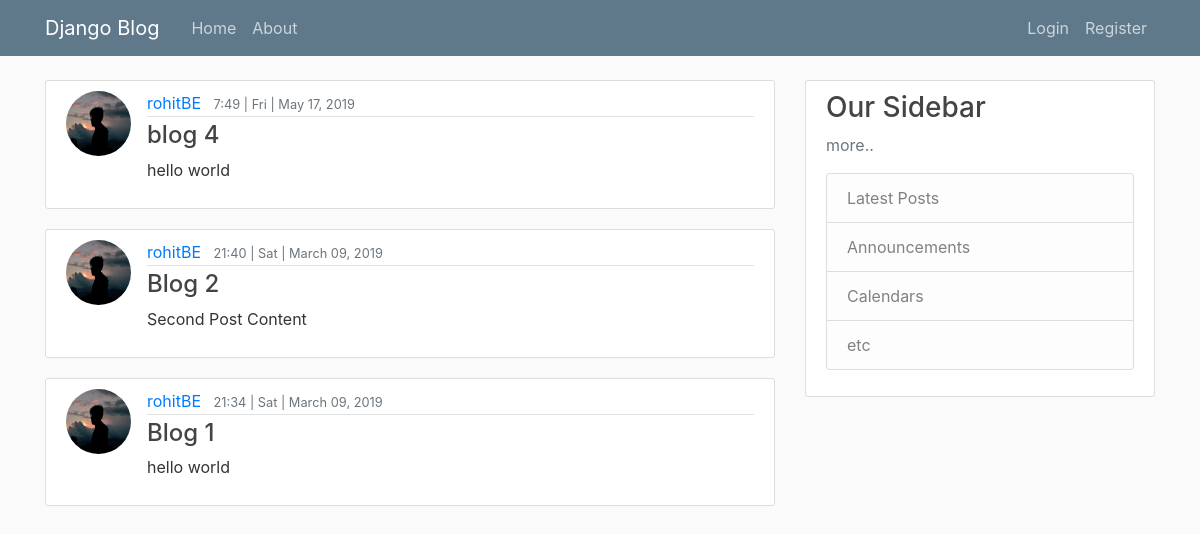
Before: / with the older database file.
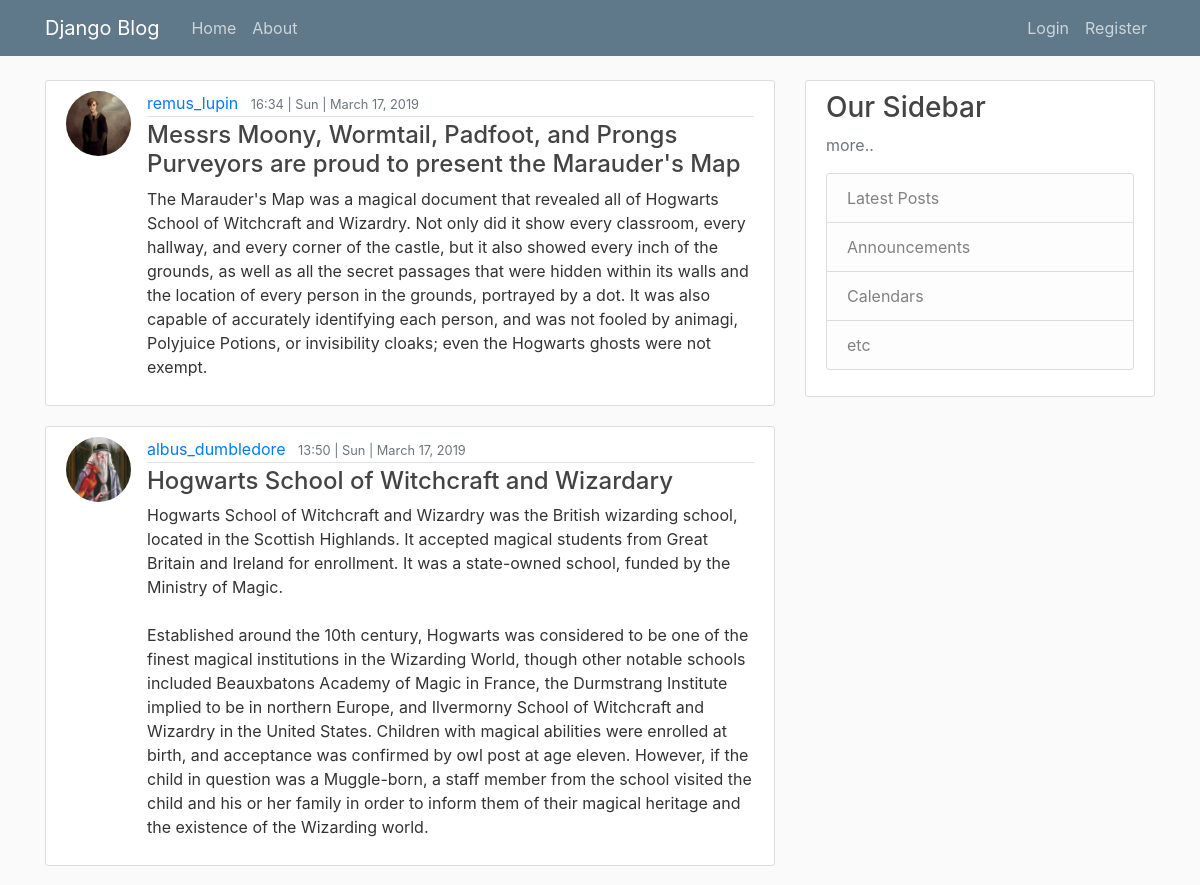
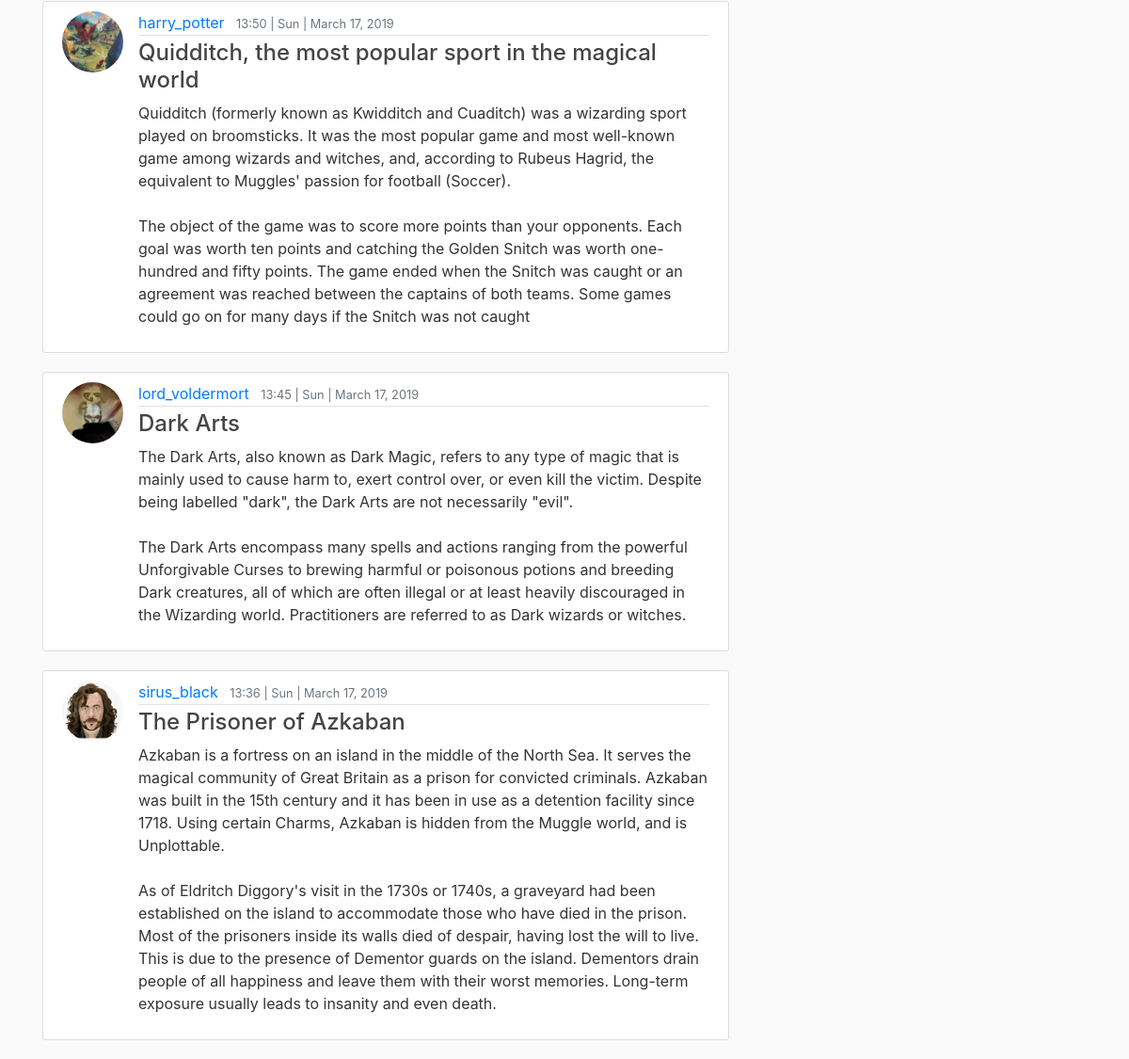
After: the same page with the newer database file (2 pictures, top to bottom).
### blog/models.py (models this page shows, shortened)
class Post(models.Model):
	title = models.CharField(max_length=100)
	content = models.TextField()
	date_posted = models.DateTimeField(default=timezone.now)
	author = models.ForeignKey(User, on_delete=models.CASCADE)

### users/models.py (models this page shows, shortened)
class Profile(models.Model):
	user = models.OneToOneField(User, on_delete=models.CASCADE)
	image = models.ImageField(default='default.png', upload_to='profile_pics')

### blog/views.py (the view)
# urls.py: path('', PostListView.as_view(), name='blog-home'),
class PostListView(ListView):
	model = Post
	template_name = 'blog/home.html'
	context_object_name = 'posts'
	ordering = ['-date_posted']
	paginate_by = 5

### blog/templates/blog/home.html
{% extends "blog/base.html" %}
{% block content %}
	{% for post in posts %}
	<article class="media content-section">
		<img class="rounded-circle article-img" src="{{ post.author.profile.image.url}}">
		<div class="media-body">
			<div class="article-metadata">
				<a class="mr-2" href="#">{{post.author }}</a>
				<small class="text-muted">{{ post.date_posted|date:"G:i | D | F d, Y" }}</small>
			</div>
			<h4><a class="article-title" href="{% url 'post-detail' post.id %}">{{ post.title }}</a></h4>
			<p class="article-content">{{ post.content }}</p>
		</div>
	</article>
	{% endfor %}
{% endblock content %}

### blog/templates/blog/base.html (shortened to what this page needs)
{% load static %}
<!DOCTYPE html>
<html>
<head>
    <link rel="stylesheet" href="https://stackpath.bootstrapcdn.com/bootstrap/4.3.1/css/bootstrap.min.css">
    <link rel="stylesheet" type="text/css" href="{% static 'blog/main.css' %}"/>
</head>
<body>
	<header class="site-header">
  	<nav class="navbar navbar-expand-md navbar-dark bg-steel fixed-top">
    <div class="container">
      <a class="navbar-brand mr-4" href="/">Django Blog</a>
      <div class="collapse navbar-collapse" id="navbarToggle">
        <div class="navbar-nav mr-auto">
          <a class="nav-item nav-link" href="/">Home</a>
          <a class="nav-item nav-link" href="/about">About</a>
        </div>
        <div class="navbar-nav">
          {% if user.is_authenticated %}
            <a class="nav-item nav-link" href="{% url 'post-create' %}">Add Post</a>
            <a class="nav-item nav-link" href="{% url 'profile' %}">Profile</a>
            <a class="nav-item nav-link" href="{% url 'logout' %}">Logout</a>
          {% else %}
            <a class="nav-item nav-link" href="{% url 'login' %}">Login</a>
            <a class="nav-item nav-link" href="{% url 'register' %}">Register</a>
          {% endif %}
        </div>
      </div>
    </div>
  </nav>
</header>
	<main role="main" class="container">
  <vdiv class="row">
    <div class="col-md-8">
      {% block content %}{% endblock %}
    </div>
    <div class="col-md-4">
      <div class="content-section">
        <h3>Our Sidebar</h3>
        <p class='text-muted'>more..
          <ul class="list-group">
            <li class="list-group-item list-group-item-light">Latest Posts</li>
            <li class="list-group-item list-group-item-light">Announcements</li>
            <li class="list-group-item list-group-item-light">Calendars</li>
            <li class="list-group-item list-group-item-light">etc</li>
          </ul>
        </p>
      </div>
    </div>
</main>
</body>
</html>

### blog/static/blog/main.css (style rules this page uses)
body { background: #fafafa; color: #333333; margin-top: 5rem; }
h1, h2, h3, h4, h5, h6 { color: #444444; }
ul { margin: 0; }
.bg-steel { background-color: #5f788a; }
.site-header .navbar-nav .nav-link { color: #cbd5db; }
.content-section { background: #ffffff; padding: 10px 20px; border: 1px solid #dddddd; border-radius: 3px; margin-bottom: 20px; }
.article-title { color: #444444; }
.article-content { white-space: pre-line; }
.article-img { height: 65px; width: 65px; margin-right: 16px; }
.article-metadata { padding-bottom: 1px; margin-bottom: 4px; border-bottom: 1px solid #e3e3e3 }

Changed rows visible on the page:
removed Post: author.profile.image (picture), author "rohitBE", date_posted|D "7:49 | Fri | May 17, 2019", title "blog 4", content "hello world"
removed Post: author.profile.image (picture), author "rohitBE", date_posted|D "21:40 | Sat | March 09, 2019", title "Blog 2", content "Second Post Content"
removed Post: author.profile.image (picture), author "rohitBE", date_posted|D "21:34 | Sat | March 09, 2019", title "Blog 1", content "hello world"
added Post: author.profile.image (picture), author "remus_lupin", date_posted|D "16:34 | Sun | March 17, 2019", title "Messrs Moony, Wormtail, Padfoot, and Prongs Purveyors are proud to present the Marauder's Map", content "The Marauder's Map was a magical document that revealed all of Hogwarts School of Witchcraft and Wizardry. Not only did it show every classroom, every hallway, and every corner of the castle, but it also showed every inch of the grounds, as well as all the secret passages that were hidden within its walls and the location of every person in the grounds, portrayed by a dot. It was also capable of accurately identifying each person, and was not fooled by animagi, Polyjuice Potions, or invisibility cloaks; even the Hogwarts ghosts were not exempt."
added Post: author.profile.image (picture), author "albus_dumbledore", date_posted|D "13:50 | Sun | March 17, 2019", title "Hogwarts School of Witchcraft and Wizardary", content "Hogwarts School of Witchcraft and Wizardry was the British wizarding school, located in the Scottish Highlands. It accepted magical students from Great Britain and Ireland for enrollment. It was a state-owned school, funded by the Ministry of Magic. Established around the 10th century, Hogwarts was considered to be one of the finest magical institutions in the Wizarding World, though other notable schools included Beauxbatons Academy of Magic in France, the Durmstrang Institute implied to be in northern Europe, and Ilvermorny School of Witchcraft and Wizardry in the United States. Children with magical abilities were enrolled at birth, and acceptance was confirmed by owl post at age eleven.…"
added Post: author.profile.image (picture), author "harry_potter", date_posted|D "13:50 | Sun | March 17, 2019", title "Quidditch, the most popular sport in the magical world", content "Quidditch (formerly known as Kwidditch and Cuaditch) was a wizarding sport played on broomsticks. It was the most popular game and most well-known game among wizards and witches, and, according to Rubeus Hagrid, the equivalent to Muggles' passion for football (Soccer). The object of the game was to score more points than your opponents. Each goal was worth ten points and catching the Golden Snitch was worth one-hundred and fifty points. The game ended when the Snitch was caught or an agreement was reached between the captains of both teams. Some games could go on for many days if the Snitch was not caught"
added Post: author.profile.image (picture), author "lord_voldermort", date_posted|D "13:45 | Sun | March 17, 2019", title "Dark Arts", content "The Dark Arts, also known as Dark Magic, refers to any type of magic that is mainly used to cause harm to, exert control over, or even kill the victim. Despite being labelled \"dark\", the Dark Arts are not necessarily \"evil\". The Dark Arts encompass many spells and actions ranging from the powerful Unforgivable Curses to brewing harmful or poisonous potions and breeding Dark creatures, all of which are often illegal or at least heavily discouraged in the Wizarding world. Practitioners are referred to as Dark wizards or witches."
added Post: author.profile.image (picture), author "sirus_black", date_posted|D "13:36 | Sun | March 17, 2019", title "The Prisoner of Azkaban", content "Azkaban is a fortress on an island in the middle of the North Sea. It serves the magical community of Great Britain as a prison for convicted criminals. Azkaban was built in the 15th century and it has been in use as a detention facility since 1718. Using certain Charms, Azkaban is hidden from the Muggle world, and is Unplottable. As of Eldritch Diggory's visit in the 1730s or 1740s, a graveyard had been established on the island to accommodate those who have died in the prison. Most of the prisoners inside its walls died of despair, having lost the will to live. This is due to the presence of Dementor guards on the island. Dementors drain people of all happiness and leave them with their…"
